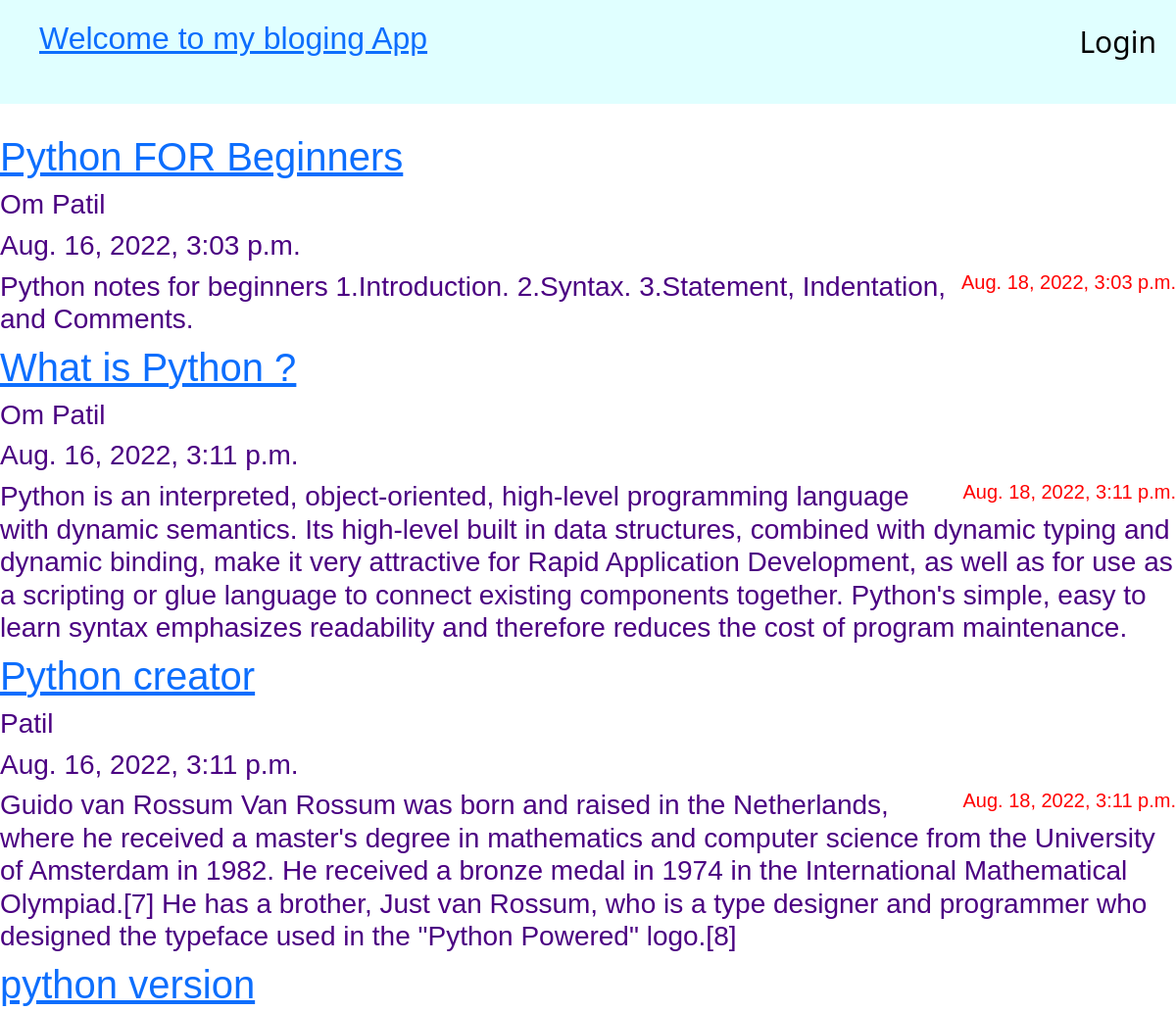
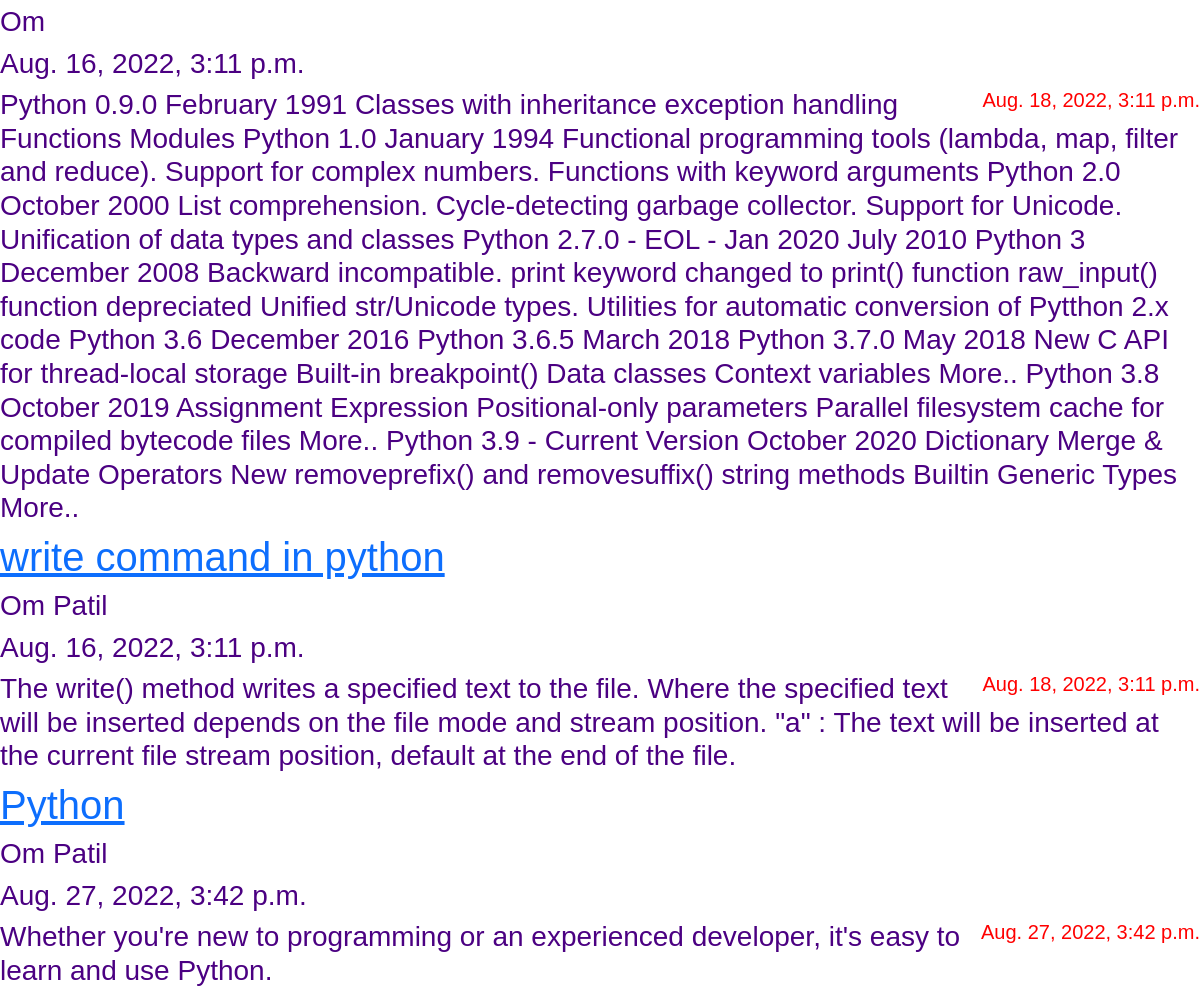
The page / on the database its author committed (2 pictures, top to bottom).
### blog/models.py (models this page shows)
class Post(models.Model):
    author_name = models.CharField(max_length=200)
    title = models.CharField(max_length=200)
    content = models.TextField()
    create_date = models.DateTimeField(default=timezone.now())
    publish_date = models.DateTimeField(default=timezone.now())
    def __str__(self):
        return self.title

### blog/views.py (the view)
# urls.py: path('', views.Post_list, name='Post_list'),
def Post_list(request):
    responses_data = Post.objects.all()
    return render(request,'blog/index.html',{'posts':responses_data})

### blog/templates/blog/index.html
{% extends 'blog/base.html' %}
{% block content %}
    {% for item in posts %}
        <article class="post">
        <h1><a href="{% url 'post_detail' pk=item.pk %}">{{item}}</a></h1>
        <h3>{{item.author_name}}</h3>
        <h3>{{item.create_date}}</h3>
        <h5 class="date">{{item.publish_date}}</h5>
        <h3>{{item.content}}</h3>
        </article>
    {% endfor %}
{% endblock %}

### blog/static/css/blog.css (style rules this page uses)
h1 { color: #7B68EE; }
h1,h2,h3,h5 { font-family: 'Gill Sans', 'Gill Sans MT', Calibri, 'Trebuchet MS', sans-serif; }
.date { color: red; float: right; size: 18px; }
.post h3 , .post h3:visited { color: #4B0082; text-decoration: none; }

### rows shown on the page
Post: title "Python FOR Beginners", author_name "Om Patil", create_date "Aug. 16, 2022, 3:03 p.m.", publish_date "Aug. 18, 2022, 3:03 p.m.", content "Python notes for beginners 1.Introduction. 2.Syntax. 3.Statement, Indentation, and Comments."
Post: title "What is Python ?", author_name "Om Patil", create_date "Aug. 16, 2022, 3:11 p.m.", publish_date "Aug. 18, 2022, 3:11 p.m.", content "Python is an interpreted, object-oriented, high-level programming language with dynamic semantics. Its high-level built in data structures, combined with dynamic typing and dynamic binding, make it very attractive for Rapid Application Development, as well as for use as a scripting or glue language to connect existing components together. Python's simple, easy to learn syntax emphasizes readability and therefore reduces the cost of program maintenance."
Post: title "Python creator", author_name "Patil", create_date "Aug. 16, 2022, 3:11 p.m.", publish_date "Aug. 18, 2022, 3:11 p.m.", content "Guido van Rossum Van Rossum was born and raised in the Netherlands, where he received a master's degree in mathematics and computer science from the University of Amsterdam in 1982. He received a bronze medal in 1974 in the International Mathematical Olympiad.[7] He has a brother, Just van Rossum, who is a type designer and programmer who designed the typeface used in the \"Python Powered\" logo.[8]"
Post: title "python version", author_name "Om", create_date "Aug. 16, 2022, 3:11 p.m.", publish_date "Aug. 18, 2022, 3:11 p.m.", content "Python 0.9.0 February 1991 Classes with inheritance exception handling Functions Modules Python 1.0 January 1994 Functional programming tools (lambda, map, filter and reduce). Support for complex numbers. Functions with keyword arguments Python 2.0 October 2000 List comprehension. Cycle-detecting garbage collector. Support for Unicode. Unification of data types and classes Python 2.7.0 - EOL - Jan 2020 July 2010 Python 3 December 2008 Backward incompatible. print keyword changed to print() function raw_input() function depreciated Unified str/Unicode types. Utilities for automatic conversion of Pytthon 2.x code Python 3.6 December 2016 Python 3.6.5 March 2018 Python 3.7.0 May 2018 New C API…"
Post: title "write command in python", author_name "Om Patil", create_date "Aug. 16, 2022, 3:11 p.m.", publish_date "Aug. 18, 2022, 3:11 p.m.", content "The write() method writes a specified text to the file. Where the specified text will be inserted depends on the file mode and stream position. \"a\" : The text will be inserted at the current file stream position, default at the end of the file."
Post: title "Python", author_name "Om Patil", create_date "Aug. 27, 2022, 3:42 p.m.", publish_date "Aug. 27, 2022, 3:42 p.m.", content "Whether you're new to programming or an experienced developer, it's easy to learn and use Python."
